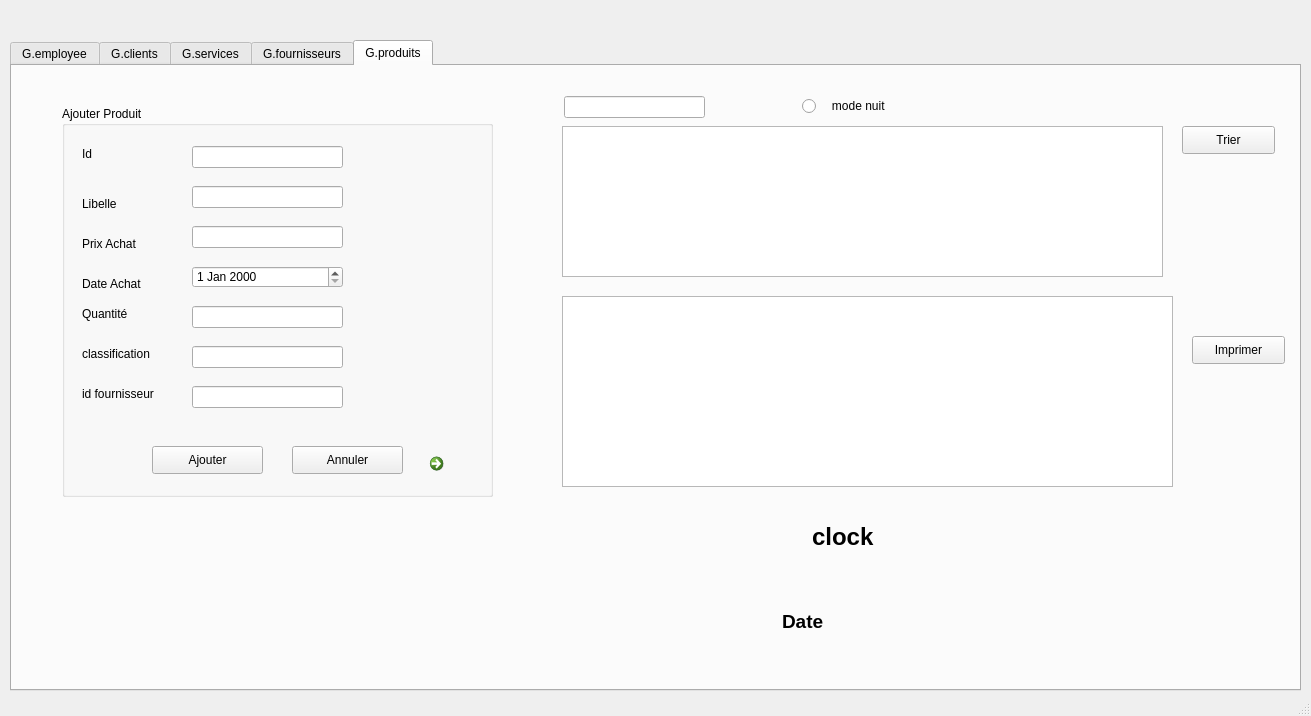
<?xml version="1.0" encoding="UTF-8"?>
<ui version="4.0">
 <class>MainWindow</class>
 <widget class="QMainWindow" name="MainWindow">
  <property name="geometry">
   <rect>
    <x>0</x>
    <y>0</y>
    <width>1311</width>
    <height>716</height>
   </rect>
  </property>
  <property name="windowTitle">
   <string>MainWindow</string>
  </property>
  <widget class="QWidget" name="centralwidget">
   <widget class="QTabWidget" name="tabWidget">
    <property name="geometry">
     <rect>
      <x>10</x>
      <y>40</y>
      <width>1291</width>
      <height>651</height>
     </rect>
    </property>
    <property name="currentIndex">
     <number>4</number>
    </property>
    <widget class="QWidget" name="tab">
     <attribute name="title">
      <string>G.employee</string>
     </attribute>
    </widget>
    <widget class="QWidget" name="tab_2">
     <attribute name="title">
      <string>G.clients</string>
     </attribute>
    </widget>
    <widget class="QWidget" name="tab_3">
     <attribute name="title">
      <string>G.services</string>
     </attribute>
    </widget>
    <widget class="QWidget" name="tab_4">
     <attribute name="title">
      <string>G.fournisseurs</string>
     </attribute>
    </widget>
    <widget class="QWidget" name="tab_5">
     <attribute name="title">
      <string>G.produits</string>
     </attribute>
     <widget class="QTableView" name="tableView">
      <property name="geometry">
       <rect>
        <x>550</x>
        <y>60</y>
        <width>601</width>
        <height>151</height>
       </rect>
      </property>
     </widget>
     <widget class="QLineEdit" name="recherche">
      <property name="geometry">
       <rect>
        <x>552</x>
        <y>30</y>
        <width>141</width>
        <height>22</height>
       </rect>
      </property>
     </widget>
     <widget class="QPushButton" name="Trier">
      <property name="geometry">
       <rect>
        <x>1170</x>
        <y>60</y>
        <width>93</width>
        <height>28</height>
       </rect>
      </property>
      <property name="text">
       <string>Trier</string>
      </property>
     </widget>
     <widget class="QTextEdit" name="impc">
      <property name="geometry">
       <rect>
        <x>550</x>
        <y>230</y>
        <width>611</width>
        <height>191</height>
       </rect>
      </property>
     </widget>
     <widget class="QPushButton" name="Impdos_2">
      <property name="geometry">
       <rect>
        <x>1180</x>
        <y>270</y>
        <width>93</width>
        <height>28</height>
       </rect>
      </property>
      <property name="text">
       <string>Imprimer</string>
      </property>
     </widget>
     <widget class="QStackedWidget" name="stackedWidget">
      <property name="geometry">
       <rect>
        <x>30</x>
        <y>10</y>
        <width>501</width>
        <height>541</height>
       </rect>
      </property>
      <property name="currentIndex">
       <number>0</number>
      </property>
      <widget class="QWidget" name="stackedWidgetPage1">
       <widget class="QGroupBox" name="groupBox">
        <property name="geometry">
         <rect>
          <x>20</x>
          <y>30</y>
          <width>431</width>
          <height>391</height>
         </rect>
        </property>
        <property name="title">
         <string>Ajouter Produit</string>
        </property>
        <widget class="QLabel" name="label">
         <property name="geometry">
          <rect>
           <x>20</x>
           <y>90</y>
           <width>56</width>
           <height>16</height>
          </rect>
         </property>
         <property name="text">
          <string>Libelle</string>
         </property>
        </widget>
        <widget class="QLabel" name="label_2">
         <property name="geometry">
          <rect>
           <x>20</x>
           <y>130</y>
           <width>71</width>
           <height>16</height>
          </rect>
         </property>
         <property name="text">
          <string>Prix Achat</string>
         </property>
        </widget>
        <widget class="QLineEdit" name="prix">
         <property name="geometry">
          <rect>
           <x>130</x>
           <y>120</y>
           <width>151</width>
           <height>22</height>
          </rect>
         </property>
        </widget>
        <widget class="QLabel" name="label_3">
         <property name="geometry">
          <rect>
           <x>20</x>
           <y>170</y>
           <width>71</width>
           <height>16</height>
          </rect>
         </property>
         <property name="text">
          <string>Date Achat</string>
         </property>
        </widget>
        <widget class="QDateEdit" name="date">
         <property name="geometry">
          <rect>
           <x>130</x>
           <y>160</y>
           <width>151</width>
           <height>22</height>
          </rect>
         </property>
        </widget>
        <widget class="QLabel" name="label_8">
         <property name="geometry">
          <rect>
           <x>20</x>
           <y>200</y>
           <width>56</width>
           <height>16</height>
          </rect>
         </property>
         <property name="text">
          <string>Quantité</string>
         </property>
        </widget>
        <widget class="QLabel" name="label_9">
         <property name="geometry">
          <rect>
           <x>20</x>
           <y>40</y>
           <width>56</width>
           <height>16</height>
          </rect>
         </property>
         <property name="text">
          <string>Id </string>
         </property>
        </widget>
        <widget class="QLineEdit" name="qte">
         <property name="geometry">
          <rect>
           <x>130</x>
           <y>200</y>
           <width>151</width>
           <height>22</height>
          </rect>
         </property>
        </widget>
        <widget class="QLineEdit" name="id">
         <property name="geometry">
          <rect>
           <x>130</x>
           <y>40</y>
           <width>151</width>
           <height>22</height>
          </rect>
         </property>
         <property name="text">
          <string/>
         </property>
        </widget>
        <widget class="QPushButton" name="pb_ajouter">
         <property name="geometry">
          <rect>
           <x>90</x>
           <y>340</y>
           <width>111</width>
           <height>28</height>
          </rect>
         </property>
         <property name="text">
          <string>Ajouter</string>
         </property>
        </widget>
        <widget class="QLabel" name="label_10">
         <property name="geometry">
          <rect>
           <x>20</x>
           <y>240</y>
           <width>71</width>
           <height>16</height>
          </rect>
         </property>
         <property name="text">
          <string>classification</string>
         </property>
        </widget>
        <widget class="QLineEdit" name="classification">
         <property name="geometry">
          <rect>
           <x>130</x>
           <y>240</y>
           <width>151</width>
           <height>22</height>
          </rect>
         </property>
        </widget>
        <widget class="QPushButton" name="pushButton_2">
         <property name="geometry">
          <rect>
           <x>230</x>
           <y>340</y>
           <width>111</width>
           <height>28</height>
          </rect>
         </property>
         <property name="text">
          <string>Annuler</string>
         </property>
        </widget>
        <widget class="QLabel" name="label_14">
         <property name="geometry">
          <rect>
           <x>20</x>
           <y>280</y>
           <width>101</width>
           <height>16</height>
          </rect>
         </property>
         <property name="text">
          <string>id fournisseur </string>
         </property>
        </widget>
        <widget class="QLineEdit" name="idf">
         <property name="geometry">
          <rect>
           <x>130</x>
           <y>280</y>
           <width>151</width>
           <height>22</height>
          </rect>
         </property>
        </widget>
        <widget class="QLineEdit" name="libelle">
         <property name="geometry">
          <rect>
           <x>130</x>
           <y>80</y>
           <width>151</width>
           <height>22</height>
          </rect>
         </property>
        </widget>
        <widget class="QCommandLinkButton" name="commandLinkButton">
         <property name="geometry">
          <rect>
           <x>360</x>
           <y>340</y>
           <width>61</width>
           <height>41</height>
          </rect>
         </property>
         <property name="text">
          <string/>
         </property>
        </widget>
       </widget>
      </widget>
      <widget class="QWidget" name="stackedWidgetPage2">
       <widget class="QGroupBox" name="groupBox_2">
        <property name="geometry">
         <rect>
          <x>10</x>
          <y>20</y>
          <width>431</width>
          <height>491</height>
         </rect>
        </property>
        <property name="title">
         <string>Modifier Produit </string>
        </property>
        <widget class="QLabel" name="label_5">
         <property name="geometry">
          <rect>
           <x>20</x>
           <y>40</y>
           <width>56</width>
           <height>16</height>
          </rect>
         </property>
         <property name="text">
          <string>Id</string>
         </property>
        </widget>
        <widget class="QLabel" name="label_7">
         <property name="geometry">
          <rect>
           <x>20</x>
           <y>130</y>
           <width>71</width>
           <height>16</height>
          </rect>
         </property>
         <property name="text">
          <string>Prix Achat </string>
         </property>
        </widget>
        <widget class="QLineEdit" name="ident">
         <property name="geometry">
          <rect>
           <x>140</x>
           <y>40</y>
           <width>151</width>
           <height>22</height>
          </rect>
         </property>
        </widget>
        <widget class="QLineEdit" name="priix">
         <property name="geometry">
          <rect>
           <x>140</x>
           <y>120</y>
           <width>151</width>
           <height>22</height>
          </rect>
         </property>
        </widget>
        <widget class="QPushButton" name="pushButton_modifier">
         <property name="geometry">
          <rect>
           <x>30</x>
           <y>340</y>
           <width>93</width>
           <height>28</height>
          </rect>
         </property>
         <property name="text">
          <string>Modifier</string>
         </property>
        </widget>
        <widget class="QPushButton" name="supprimer">
         <property name="geometry">
          <rect>
           <x>150</x>
           <y>340</y>
           <width>93</width>
           <height>28</height>
          </rect>
         </property>
         <property name="text">
          <string>Supprimer</string>
         </property>
        </widget>
        <widget class="QLabel" name="label_11">
         <property name="geometry">
          <rect>
           <x>20</x>
           <y>170</y>
           <width>71</width>
           <height>16</height>
          </rect>
         </property>
         <property name="text">
          <string>Date Achat</string>
         </property>
        </widget>
        <widget class="QLineEdit" name="cls">
         <property name="geometry">
          <rect>
           <x>140</x>
           <y>240</y>
           <width>151</width>
           <height>22</height>
          </rect>
         </property>
        </widget>
        <widget class="QLineEdit" name="qte2">
         <property name="geometry">
          <rect>
           <x>140</x>
           <y>200</y>
           <width>151</width>
           <height>22</height>
          </rect>
         </property>
        </widget>
        <widget class="QLabel" name="label_12">
         <property name="geometry">
          <rect>
           <x>20</x>
           <y>210</y>
           <width>71</width>
           <height>16</height>
          </rect>
         </property>
         <property name="text">
          <string>Quantite</string>
         </property>
        </widget>
        <widget class="QLabel" name="label_13">
         <property name="geometry">
          <rect>
           <x>20</x>
           <y>240</y>
           <width>81</width>
           <height>16</height>
          </rect>
         </property>
         <property name="text">
          <string>classification</string>
         </property>
        </widget>
        <widget class="QDateEdit" name="date2">
         <property name="geometry">
          <rect>
           <x>140</x>
           <y>160</y>
           <width>151</width>
           <height>22</height>
          </rect>
         </property>
        </widget>
        <widget class="QPushButton" name="pushButton">
         <property name="geometry">
          <rect>
           <x>260</x>
           <y>340</y>
           <width>93</width>
           <height>28</height>
          </rect>
         </property>
         <property name="text">
          <string>Annuler</string>
         </property>
        </widget>
        <widget class="QLabel" name="label_15">
         <property name="geometry">
          <rect>
           <x>20</x>
           <y>280</y>
           <width>101</width>
           <height>16</height>
          </rect>
         </property>
         <property name="text">
          <string>id fourniasseur</string>
         </property>
        </widget>
        <widget class="QLineEdit" name="idf2">
         <property name="geometry">
          <rect>
           <x>140</x>
           <y>280</y>
           <width>151</width>
           <height>22</height>
          </rect>
         </property>
        </widget>
        <widget class="QLabel" name="label_6">
         <property name="geometry">
          <rect>
           <x>20</x>
           <y>80</y>
           <width>56</width>
           <height>16</height>
          </rect>
         </property>
         <property name="text">
          <string>Libelle</string>
         </property>
        </widget>
        <widget class="QLineEdit" name="lib">
         <property name="geometry">
          <rect>
           <x>140</x>
           <y>80</y>
           <width>151</width>
           <height>22</height>
          </rect>
         </property>
        </widget>
        <widget class="QCommandLinkButton" name="commandLinkButton_2">
         <property name="geometry">
          <rect>
           <x>370</x>
           <y>340</y>
           <width>61</width>
           <height>41</height>
          </rect>
         </property>
         <property name="text">
          <string/>
         </property>
        </widget>
        <widget class="QPushButton" name="ok">
         <property name="geometry">
          <rect>
           <x>310</x>
           <y>40</y>
           <width>93</width>
           <height>28</height>
          </rect>
         </property>
         <property name="text">
          <string>ok</string>
         </property>
        </widget>
       </widget>
      </widget>
      <widget class="QWidget" name="stackedWidgetPage3">
       <widget class="QGroupBox" name="groupBox_3">
        <property name="geometry">
         <rect>
          <x>30</x>
          <y>10</y>
          <width>431</width>
          <height>471</height>
         </rect>
        </property>
        <property name="title">
         <string>Autre foncionnalite</string>
        </property>
        <widget class="QCommandLinkButton" name="commandLinkButton_3">
         <property name="geometry">
          <rect>
           <x>360</x>
           <y>410</y>
           <width>61</width>
           <height>41</height>
          </rect>
         </property>
         <property name="text">
          <string/>
         </property>
        </widget>
        <widget class="QLabel" name="image1">
         <property name="geometry">
          <rect>
           <x>20</x>
           <y>80</y>
           <width>341</width>
           <height>191</height>
          </rect>
         </property>
         <property name="text">
          <string/>
         </property>
        </widget>
        <widget class="QPushButton" name="image_2">
         <property name="geometry">
          <rect>
           <x>20</x>
           <y>30</y>
           <width>161</width>
           <height>28</height>
          </rect>
         </property>
         <property name="text">
          <string>image</string>
         </property>
        </widget>
        <widget class="QProgressBar" name="progressBar">
         <property name="geometry">
          <rect>
           <x>20</x>
           <y>380</y>
           <width>231</width>
           <height>23</height>
          </rect>
         </property>
         <property name="value">
          <number>0</number>
         </property>
        </widget>
        <widget class="QPushButton" name="augmenter">
         <property name="geometry">
          <rect>
           <x>280</x>
           <y>380</y>
           <width>91</width>
           <height>31</height>
          </rect>
         </property>
         <property name="text">
          <string>augmenter</string>
         </property>
        </widget>
       </widget>
      </widget>
     </widget>
     <widget class="QLabel" name="Digtal_clock">
      <property name="geometry">
       <rect>
        <x>800</x>
        <y>430</y>
        <width>211</width>
        <height>81</height>
       </rect>
      </property>
      <property name="font">
       <font>
        <pointsize>18</pointsize>
        <weight>75</weight>
        <bold>true</bold>
       </font>
      </property>
      <property name="text">
       <string>clock</string>
      </property>
     </widget>
     <widget class="QLabel" name="DateTime">
      <property name="geometry">
       <rect>
        <x>770</x>
        <y>520</y>
        <width>261</width>
        <height>71</height>
       </rect>
      </property>
      <property name="font">
       <font>
        <pointsize>14</pointsize>
        <weight>75</weight>
        <bold>true</bold>
       </font>
      </property>
      <property name="text">
       <string>Date</string>
      </property>
     </widget>
     <widget class="QRadioButton" name="radioButton">
      <property name="geometry">
       <rect>
        <x>790</x>
        <y>30</y>
        <width>97</width>
        <height>20</height>
       </rect>
      </property>
      <property name="text">
       <string>   mode nuit </string>
      </property>
     </widget>
    </widget>
   </widget>
  </widget>
  <widget class="QMenuBar" name="menubar">
   <property name="geometry">
    <rect>
     <x>0</x>
     <y>0</y>
     <width>1311</width>
     <height>26</height>
    </rect>
   </property>
  </widget>
  <widget class="QStatusBar" name="statusbar"/>
 </widget>
 <resources/>
 <connections/>
</ui>
